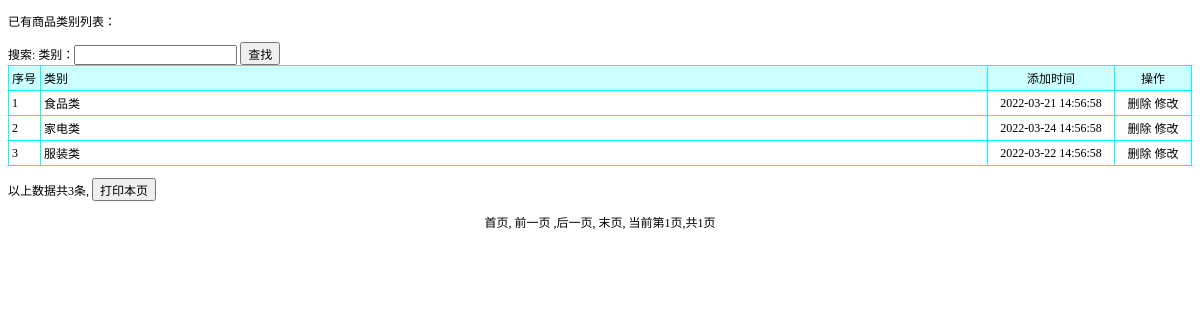
Page /shangpinleibie_list.php on the committed database.
### tables this page shows
CREATE TABLE `shangpinleibie` (
  `id` int(11) NOT NULL AUTO_INCREMENT,
  `leibie` varchar(50) DEFAULT NULL,
  `addtime` timestamp NOT NULL DEFAULT CURRENT_TIMESTAMP,
  PRIMARY KEY (`id`)
);

### shangpinleibie_list.php (the view, shortened to what this page needs)
<!DOCTYPE html PUBLIC "-//W3C//DTD XHTML 1.0 Transitional//EN" "http://www.w3.org/TR/xhtml1/DTD/xhtml1-transitional.dtd">
<html xmlns="http://www.w3.org/1999/xhtml">
<head>
<title>商品类别</title><script language="javascript" src="js/Calendar.js"></script><link rel="stylesheet" href="css.css" type="text/css">
</head>
<body>
<p>已有商品类别列表：</p>
<form id="form1" name="form1" method="post" action="">
  搜索: 类别：<input name="leibie" type="text" id="leibie" />
  <input type="submit" name="Submit" value="查找" />
</form>
<table width="100%" border="1" align="center" cellpadding="3" cellspacing="1" bordercolor="#00FFFF" style="border-collapse:collapse">
  <tr>
    <td width="25" bgcolor="#CCFFFF">序号</td>
    <td bgcolor='#CCFFFF'>类别</td>
    <td width="120" align="center" bgcolor="#CCFFFF">添加时间</td>
    <td width="70" align="center" bgcolor="#CCFFFF">操作</td>
  </tr>
  <?php
    $sql="select * from shangpinleibie where 1=1";
  $sql=$sql." order by id desc";
$query=mysql_query($sql);
  $rowscount=mysql_num_rows($query);
  if($rowscount==0)
  {}
  else
  {
  $pagelarge=10;
  $pagecurrent=$_GET["pagecurrent"];
  if($rowscount%$pagelarge==0)
  {
		$pagecount=$rowscount/$pagelarge;
  }
  else
  {
   		$pagecount=intval($rowscount/$pagelarge)+1;
  }
  if($pagecurrent=="" || $pagecurrent<=0)
{
	$pagecurrent=1;
}
		$ddddd=$pagecurrent*$pagelarge;
	if($pagecurrent==$pagecount)
	{
		if($rowscount%$pagelarge==0)
		{
		$ddddd=$pagecurrent*$pagelarge;
		}
		else
		{
		$ddddd=$pagecurrent*$pagelarge-$pagelarge+$rowscount%$pagelarge;
		}
	}
	for($i=$pagecurrent*$pagelarge-$pagelarge;$i<$ddddd;$i++)
{
  ?>
  <tr>
    <td width="25"><?php
	echo $i+1;
?></td>
    <td><?php echo mysql_result($query,$i,leibie);?></td>
    <td width="120" align="center"><?php
echo mysql_result($query,$i,"addtime");
?></td>
    <td width="70" align="center"><a href="del.php?id=<?php
		echo mysql_result($query,$i,"id");
	?>&tablename=shangpinleibie" onclick="return confirm('真的要删除？')">删除</a> <a href="shangpinleibie_updt.php?id=<?php
		echo mysql_result($query,$i,"id");
	?>">修改</a></td>
  </tr>
  	<?php
	}
}
?>
</table>
<p>以上数据共<?php
		echo $rowscount;
	?>条,
  <input type="button" name="Submit2" onclick="javascript:window.print();" value="打印本页" />
</p>
<p align="center"><a href="shangpinleibie_list.php?pagecurrent=1">首页</a>, <a href="shangpinleibie_list.php?pagecurrent=<?php echo $pagecurrent-1;?>">前一页</a> ,<a href="shangpinleibie_list.php?pagecurrent=<?php echo $pagecurrent+1;?>">后一页</a>, <a href="shangpinleibie_list.php?pagecurrent=<?php echo $pagecount;?>">末页</a>, 当前第<?php echo $pagecurrent;?>页,共<?php echo $pagecount;?>页 </p>
<p>&nbsp; </p>
</body>
</html>

### css.css (style rules this page uses)
BODY { FONT-SIZE: 12px }
P { FONT-SIZE: 12px }
TD { FONT-SIZE: 12px }
INPUT { FONT-SIZE: 12px }
A:link { FONT-SIZE: 12px; COLOR: #000000; TEXT-DECORATION: none }

### rows in the picture
shangpinleibie: leibie "食品类", addtime "2022-03-21 14:56:58"
shangpinleibie: leibie "家电类", addtime "2022-03-24 14:56:58"
shangpinleibie: leibie "服装类", addtime "2022-03-22 14:56:58"

### other values in the picture
$rowscount "3"
$pagecurrent "1"
$pagecount "1"
